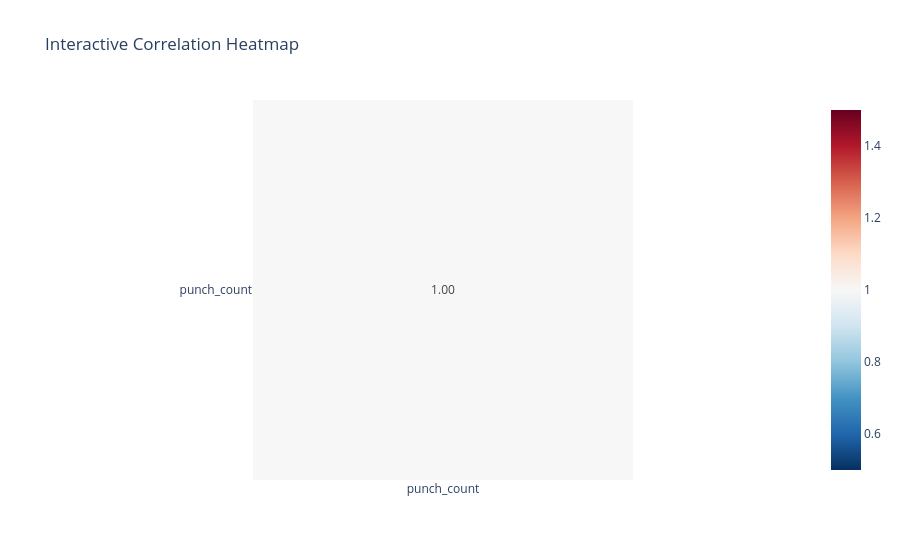
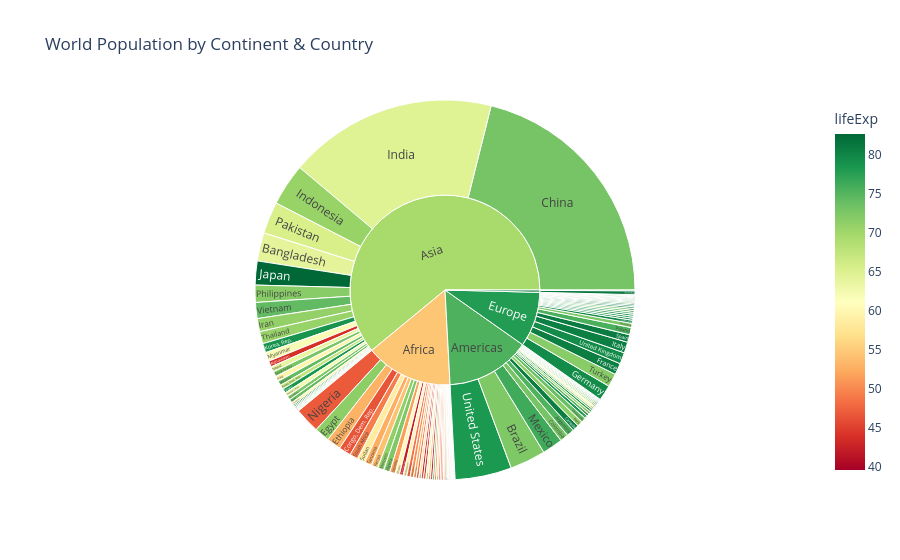

The notebook cell these images were saved under, in order:
### Markdown cell above
# Task 4.3:  Plotly Heatmap & Sunburst

### Code cell
# Load dataset
df = pd.read_excel('Practice_Dataset.xlsx')

# 1. Correlation Heatmap
# Select numeric columns only
numeric_df = df.select_dtypes(include=[np.number])
corr = numeric_df.corr()

# Create interactive heatmap
fig = px.imshow(corr, text_auto='.2f', color_continuous_scale='RdBu_r',
                title='Interactive Correlation Heatmap')
fig.show()
fig.write_html('plotly_heatmap.html')

# 2. Sunburst Chart
# Hierarchical data visualization
gapminder_2007 = px.data.gapminder().query('year == 2007')
fig2 = px.sunburst(gapminder_2007, path=['continent', 'country'],
                   values='pop', color='lifeExp',
                   color_continuous_scale='RdYlGn',
                   title='World Population by Continent & Country')
fig2.show()
fig2.write_html('sunburst.html')

### Figure 1 — Plotly figure (JSON) as saved in the notebook; plotly's stock layout.template omitted (floating-point values rounded to 4 significant figures)
{"data": [{"coloraxis": "coloraxis", "hovertemplate": "x: %{x}<br>y: %{y}<br>color: %{z}<extra></extra>", "name": "0", "texttemplate": "%{z:.2f}", "type": "heatmap", "x": ["punch_count"], "xaxis": "x", "y": ["punch_count"], "yaxis": "y", "z": [[1.0]]}], "layout": {"coloraxis": {"autocolorscale": false, "colorscale": [[0, "rgb(5,48,97)"], [0.1, "rgb(33,102,172)"], [0.2, "rgb(67,147,195)"], [0.3, "rgb(146,197,222)"], [0.4, "rgb(209,229,240)"], [0.5, "rgb(247,247,247)"], [0.6, "rgb(253,219,199)"], [0.7, "rgb(244,165,130)"], [0.8, "rgb(214,96,77)"], [0.9, "rgb(178,24,43)"], [1, "rgb(103,0,31)"]]}, "title": {"text": "Interactive Correlation Heatmap"}, "xaxis": {"anchor": "y", "constrain": "domain", "domain": [0, 1], "scaleanchor": "y"}, "yaxis": {"anchor": "x", "autorange": "reversed", "constrain": "domain", "domain": [0, 1]}}}

### Figure 2 — Plotly figure (JSON) as saved in the notebook; plotly's stock layout.template omitted (floating-point values rounded to 4 significant figures; data arrays with more than 128 entries replaced by an {"elided": "..."} marker saying what was removed)
{"data": [{"branchvalues": "total", "customdata": {"elided": "147x1 float values"}, "domain": {"x": [0, 1], "y": [0, 1]}, "hovertemplate": "labels=%{label}<br>pop=%{value}<br>parent=%{parent}<br>id=%{id}<br>lifeExp=%{color}<extra></extra>", "ids": {"elided": "147 str values"}, "labels": {"elided": "147 str values"}, "marker": {"coloraxis": "coloraxis", "colors": {"elided": "147 float values"}}, "name": "", "parents": {"elided": "147 str values"}, "type": "sunburst", "values": {"elided": "147 float values"}}], "layout": {"coloraxis": {"autocolorscale": false, "colorbar": {"title": {"text": "lifeExp"}}, "colorscale": [[0, "rgb(165,0,38)"], [0.1, "rgb(215,48,39)"], [0.2, "rgb(244,109,67)"], [0.3, "rgb(253,174,97)"], [0.4, "rgb(254,224,139)"], [0.5, "rgb(255,255,191)"], [0.6, "rgb(217,239,139)"], [0.7, "rgb(166,217,106)"], [0.8, "rgb(102,189,99)"], [0.9, "rgb(26,152,80)"], [1, "rgb(0,104,55)"]]}, "legend": {"tracegroupgap": 0}, "title": {"text": "World Population by Continent & Country"}}}
